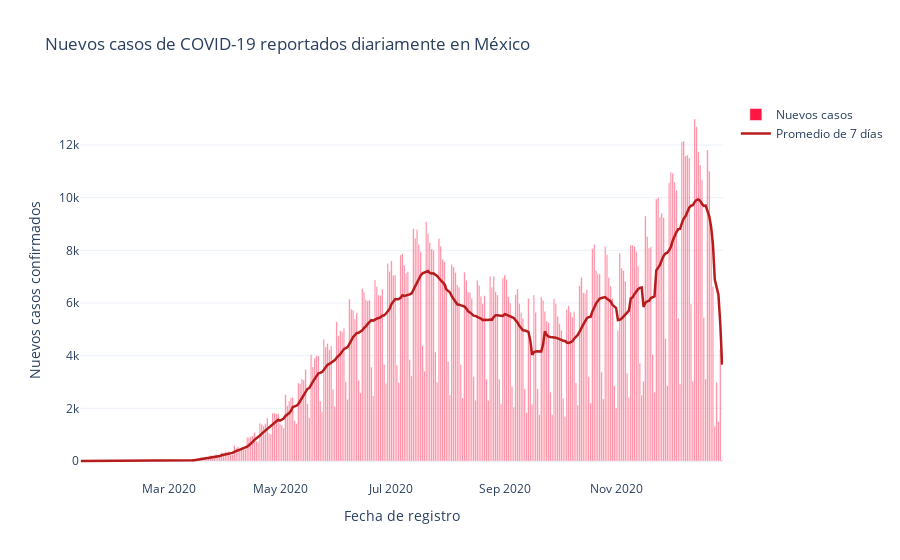
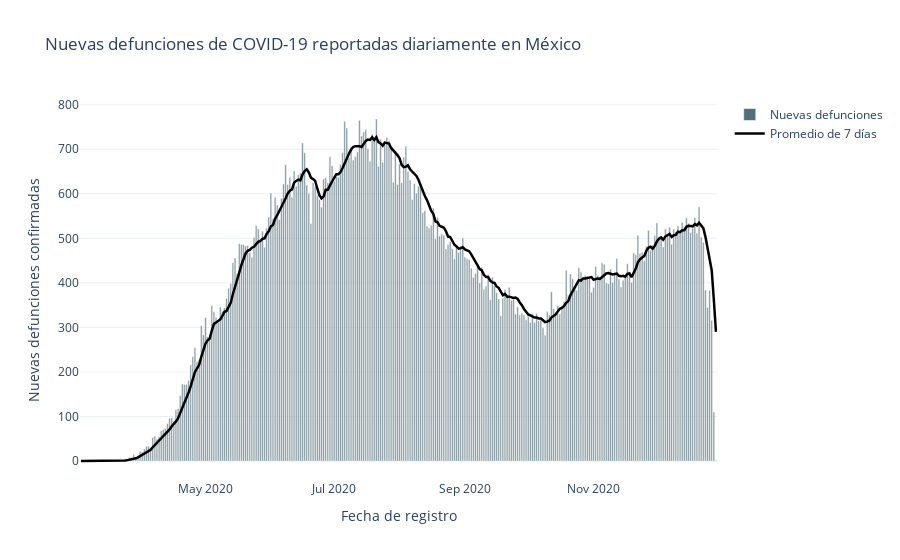

The notebook cell these images were saved under, in order:
### Code cell
# fig_bar1_conf = px.bar(x =confirmados_por_fecha["fecha_ingreso"], y = confirmados_por_fecha["confirmados"], 
    
#                     labels= dict(x = "Fecha de registro", y = "Nuevos casos confirmados"), title="Nuevos casos de COVID-19 reportados diariamente", width = 900)
#fig_bar1_conf.update_traces( marker = dict(color = "#ff1744", opacity = 0.6))
# fig_bar2_def = px.bar(x = defunciones_por_fecha["fecha_defuncion"], y = defunciones_por_fecha["defunciones"],
#                         labels = dict(x = "Fecha de defunción", y = "Defunciones"), title = "Nuevas defunciones por COVID-19 reportadas diariamente", width = 900)

# fig_bar2_def.update_traces(marker = dict(color = "black"))

# Bar plots for confirmed and death cases ...
def show_confirmed_cases(cases, region):
    fig_bar1 = go.Figure()
    fig_bar1.add_trace(go.Bar(x =cases["fecha_ingreso"], y = cases["confirmados"], 
                                marker = dict(color = "#ff1744", opacity = 0.6 ), name = "Nuevos casos"))
    #Average of seven days curve ...                             
    fig_bar1.add_trace(go.Scatter(x = cases["fecha_ingreso"], y =  average_of_seven_days(cases["confirmados"]),
                                        mode = "lines", line = dict(color = "#b71c1c", width = 2.5), name = "Promedio de 7 días"))
    #custom layout
    fig_bar1.update_xaxes(title = "Fecha de registro",spikethickness= .4)
    fig_bar1.update_yaxes(title = "Nuevos casos confirmados")
    fig_bar1.update_layout(width = 900, hovermode = "x unified", title = "Nuevos casos de COVID-19 reportados diariamente en " + region)
    #Showing figure ... 
    fig_bar1.show()

def show_deaths(deaths,region):
    # Death cases ...
    fig_bar2 = go.Figure()
    fig_bar2.add_trace(go.Bar(x = deaths["fecha_defuncion"], y = deaths["defunciones"],
                                marker = dict(color = "#546e7a", opacity = 0.75), name = "Nuevas defunciones"))
    #Average of seven days curve ...                         
    fig_bar2.add_trace(go.Scatter(x = deaths["fecha_defuncion"], y =average_of_seven_days(deaths["defunciones"]),
                                        mode = "lines", line = dict(color = "black", width = 2.5), name = "Promedio de 7 días"))
    #custom layout
    fig_bar2.update_xaxes(title = "Fecha de registro",spikethickness= .4)
    fig_bar2.update_yaxes(title = "Nuevas defunciones confirmadas")
    fig_bar2.update_layout(width = 900, hovermode = "x unified", title = "Nuevas defunciones de COVID-19 reportadas diariamente en " + region)
    #Showing figure ...
    fig_bar2.show()

show_confirmed_cases(confirmados_por_fecha, "México")
show_deaths(defunciones_por_fecha,"México")

### Figure 1 — Plotly figure (JSON) as saved in the notebook; plotly's stock layout.template omitted (floating-point values rounded to 4 significant figures; data arrays with more than 128 entries replaced by an {"elided": "..."} marker saying what was removed)
{"data": [{"marker": {"color": "#ff1744", "opacity": 0.6}, "name": "Nuevos casos", "type": "bar", "x": {"elided": "311 str values"}, "y": {"elided": "311 int values"}}, {"line": {"color": "#b71c1c", "width": 2.5}, "mode": "lines", "name": "Promedio de 7 días", "type": "scatter", "x": {"elided": "311 str values"}, "y": {"elided": "311 int values"}}], "layout": {"hovermode": "x unified", "title": {"text": "Nuevos casos de COVID-19 reportados diariamente en México"}, "width": 900, "xaxis": {"spikethickness": 0.4, "title": {"text": "Fecha de registro"}}, "yaxis": {"title": {"text": "Nuevos casos confirmados"}}}}

### Figure 2 — Plotly figure (JSON) as saved in the notebook; plotly's stock layout.template omitted (floating-point values rounded to 4 significant figures; data arrays with more than 128 entries replaced by an {"elided": "..."} marker saying what was removed)
{"data": [{"marker": {"color": "#546e7a", "opacity": 0.75}, "name": "Nuevas defunciones", "type": "bar", "x": {"elided": "288 str values"}, "y": {"elided": "288 int values"}}, {"line": {"color": "black", "width": 2.5}, "mode": "lines", "name": "Promedio de 7 días", "type": "scatter", "x": {"elided": "288 str values"}, "y": {"elided": "288 int values"}}], "layout": {"hovermode": "x unified", "title": {"text": "Nuevas defunciones de COVID-19 reportadas diariamente en México"}, "width": 900, "xaxis": {"spikethickness": 0.4, "title": {"text": "Fecha de registro"}}, "yaxis": {"title": {"text": "Nuevas defunciones confirmadas"}}}}
